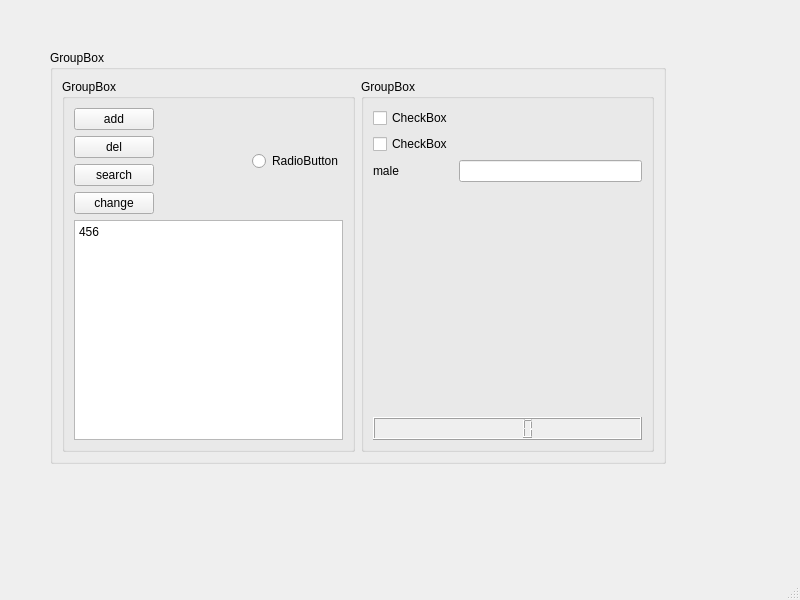
<?xml version="1.0" encoding="UTF-8"?>
<ui version="4.0">
 <class>MainWindow</class>
 <widget class="QMainWindow" name="MainWindow">
  <property name="geometry">
   <rect>
    <x>0</x>
    <y>0</y>
    <width>800</width>
    <height>600</height>
   </rect>
  </property>
  <property name="mouseTracking">
   <bool>true</bool>
  </property>
  <property name="windowTitle">
   <string>MainWindow</string>
  </property>
  <widget class="QWidget" name="centralwidget">
   <widget class="QGroupBox" name="groupBox_3">
    <property name="geometry">
     <rect>
      <x>50</x>
      <y>50</y>
      <width>616</width>
      <height>414</height>
     </rect>
    </property>
    <property name="title">
     <string>GroupBox</string>
    </property>
    <layout class="QHBoxLayout" name="horizontalLayout_2">
     <item>
      <widget class="QGroupBox" name="groupBox">
       <property name="title">
        <string>GroupBox</string>
       </property>
       <layout class="QVBoxLayout" name="verticalLayout_2">
        <item>
         <layout class="QHBoxLayout" name="horizontalLayout">
          <item>
           <layout class="QVBoxLayout" name="verticalLayout">
            <item>
             <widget class="QPushButton" name="pushButton_2">
              <property name="text">
               <string>add</string>
              </property>
             </widget>
            </item>
            <item>
             <widget class="QPushButton" name="pushButton_3">
              <property name="text">
               <string>del</string>
              </property>
             </widget>
            </item>
            <item>
             <widget class="QPushButton" name="pushButton">
              <property name="text">
               <string>search</string>
              </property>
             </widget>
            </item>
            <item>
             <widget class="QPushButton" name="pushButton_4">
              <property name="text">
               <string>change</string>
              </property>
             </widget>
            </item>
           </layout>
          </item>
          <item>
           <spacer name="horizontalSpacer">
            <property name="orientation">
             <enum>Qt::Horizontal</enum>
            </property>
            <property name="sizeHint" stdset="0">
             <size>
              <width>40</width>
              <height>20</height>
             </size>
            </property>
           </spacer>
          </item>
          <item>
           <widget class="QRadioButton" name="radioButton">
            <property name="text">
             <string>RadioButton</string>
            </property>
           </widget>
          </item>
         </layout>
        </item>
        <item>
         <widget class="QTextBrowser" name="textBrowser">
          <property name="html">
           <string>&lt;!DOCTYPE HTML PUBLIC &quot;-//W3C//DTD HTML 4.0//EN&quot; &quot;http://www.w3.org/TR/REC-html40/strict.dtd&quot;&gt;
&lt;html&gt;&lt;head&gt;&lt;meta name=&quot;qrichtext&quot; content=&quot;1&quot; /&gt;&lt;style type=&quot;text/css&quot;&gt;
p, li { white-space: pre-wrap; }
&lt;/style&gt;&lt;/head&gt;&lt;body style=&quot; font-family:'SimSun'; font-size:9pt; font-weight:400; font-style:normal;&quot;&gt;
&lt;p style=&quot; margin-top:0px; margin-bottom:0px; margin-left:0px; margin-right:0px; -qt-block-indent:0; text-indent:0px;&quot;&gt;456&lt;/p&gt;&lt;/body&gt;&lt;/html&gt;</string>
          </property>
         </widget>
        </item>
       </layout>
      </widget>
     </item>
     <item>
      <widget class="QGroupBox" name="groupBox_2">
       <property name="title">
        <string>GroupBox</string>
       </property>
       <layout class="QVBoxLayout" name="verticalLayout_3">
        <item>
         <layout class="QFormLayout" name="formLayout">
          <item row="0" column="0">
           <widget class="QCheckBox" name="checkBox">
            <property name="text">
             <string>CheckBox</string>
            </property>
           </widget>
          </item>
          <item row="1" column="0">
           <widget class="QCheckBox" name="checkBox_2">
            <property name="text">
             <string>CheckBox</string>
            </property>
           </widget>
          </item>
          <item row="2" column="0">
           <widget class="QLabel" name="maleLabel">
            <property name="text">
             <string>male</string>
            </property>
           </widget>
          </item>
          <item row="2" column="1">
           <widget class="QLineEdit" name="maleLineEdit"/>
          </item>
         </layout>
        </item>
        <item>
         <spacer name="verticalSpacer">
          <property name="orientation">
           <enum>Qt::Vertical</enum>
          </property>
          <property name="sizeHint" stdset="0">
           <size>
            <width>20</width>
            <height>50</height>
           </size>
          </property>
         </spacer>
        </item>
        <item>
         <widget class="QLCDNumber" name="lcdNumber">
          <property name="mouseTracking">
           <bool>true</bool>
          </property>
          <property name="autoFillBackground">
           <bool>true</bool>
          </property>
         </widget>
        </item>
       </layout>
      </widget>
     </item>
    </layout>
   </widget>
  </widget>
  <widget class="QMenuBar" name="menubar">
   <property name="geometry">
    <rect>
     <x>0</x>
     <y>0</y>
     <width>800</width>
     <height>26</height>
    </rect>
   </property>
  </widget>
  <widget class="QStatusBar" name="statusbar"/>
 </widget>
 <resources/>
 <connections/>
</ui>
